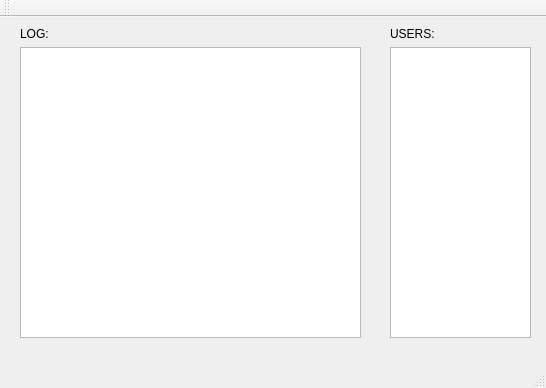
<?xml version="1.0" encoding="UTF-8"?>
<ui version="4.0">
 <class>Server</class>
 <widget class="QMainWindow" name="Server">
  <property name="geometry">
   <rect>
    <x>0</x>
    <y>0</y>
    <width>546</width>
    <height>388</height>
   </rect>
  </property>
  <property name="windowTitle">
   <string>Server</string>
  </property>
  <widget class="QWidget" name="centralWidget">
   <widget class="QLabel" name="label">
    <property name="geometry">
     <rect>
      <x>20</x>
      <y>10</y>
      <width>59</width>
      <height>14</height>
     </rect>
    </property>
    <property name="text">
     <string>LOG:</string>
    </property>
   </widget>
   <widget class="QTextEdit" name="txtLog">
    <property name="geometry">
     <rect>
      <x>20</x>
      <y>30</y>
      <width>341</width>
      <height>291</height>
     </rect>
    </property>
   </widget>
   <widget class="QLabel" name="label_2">
    <property name="geometry">
     <rect>
      <x>390</x>
      <y>10</y>
      <width>59</width>
      <height>14</height>
     </rect>
    </property>
    <property name="text">
     <string>USERS:</string>
    </property>
   </widget>
   <widget class="QListWidget" name="listUsers">
    <property name="geometry">
     <rect>
      <x>390</x>
      <y>30</y>
      <width>141</width>
      <height>291</height>
     </rect>
    </property>
   </widget>
  </widget>
  <widget class="QMenuBar" name="menuBar">
   <property name="geometry">
    <rect>
     <x>0</x>
     <y>0</y>
     <width>546</width>
     <height>19</height>
    </rect>
   </property>
  </widget>
  <widget class="QToolBar" name="mainToolBar">
   <attribute name="toolBarArea">
    <enum>TopToolBarArea</enum>
   </attribute>
   <attribute name="toolBarBreak">
    <bool>false</bool>
   </attribute>
  </widget>
  <widget class="QStatusBar" name="statusBar"/>
 </widget>
 <layoutdefault spacing="6" margin="11"/>
 <resources/>
 <connections/>
</ui>
